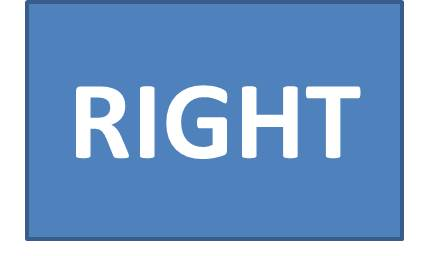
%> input picture RIGHT.jpg, 430 x 256 px
$ octave eyeball_finder.m   (GNU Octave 9; MATLAB toolbox functions it lacks are replaced by stand-ins)
%> lines starting %> are read from the running program, lines starting %| are printed output that depends on the picture; in (x1, y1, x2, y2) boxes, pixels count from 0 and x2, y2 are one past the last pixel; in counts of white or black regions, pixels touching at a corner belong together; the program's own positions count from 1
clc;
clf('reset');

right=imread('RIGHT.jpg');
%> right is the input picture: size 256x430x3 uint8; mean R, G, B 123.4, 159.9, 203.2
left=imread('LEFT.jpg');
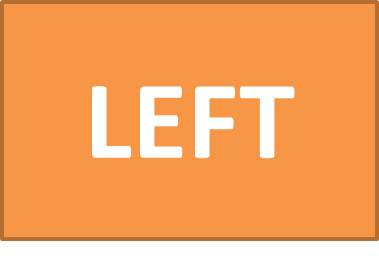
%> input picture LEFT.jpg, 379 x 256 px
%> left is the input picture: size 256x379x3 uint8; mean R, G, B 244.8, 161.6, 93.1
noface=imread('no_face.jpg');
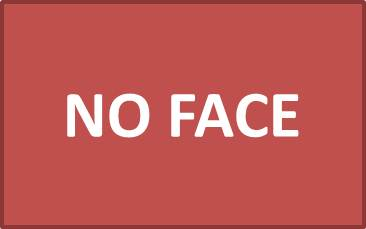
%> input picture no_face.jpg, 366 x 229 px
%> noface is the input picture: size 229x366x3 uint8; mean R, G, B 191.9, 88, 84.7
straight=imread('STRAIGHT.jpg');
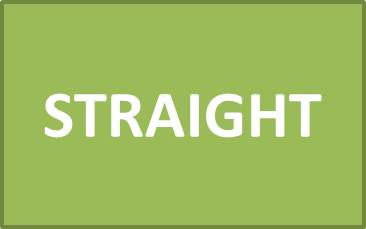
%> input picture STRAIGHT.jpg, 366 x 229 px
%> straight is the input picture: size 229x366x3 uint8; mean R, G, B 159, 188.2, 97.2

face_detector = vision.CascadeObjectDetector();
eye_detector = vision.CascadeObjectDetector('EyePairSmall');

img = imread("imgs/class.jpg");
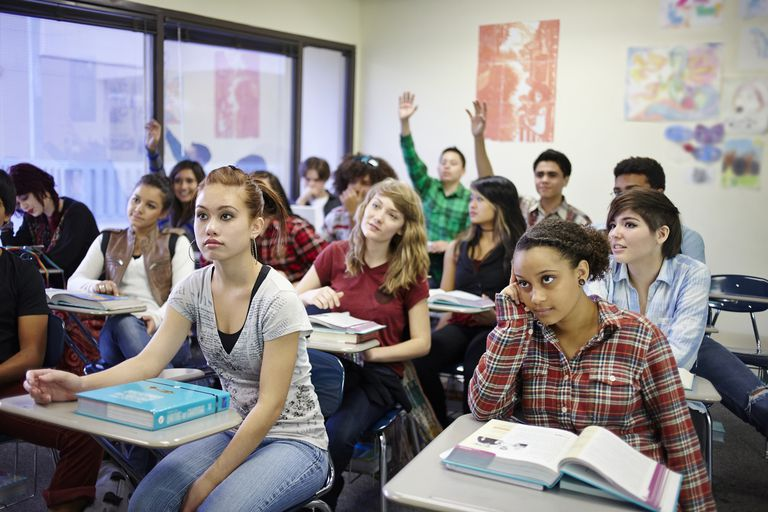
%> input picture imgs/class.jpg, 768 x 512 px
%> img is the input picture: size 512x768x3 uint8; mean R, G, B 140.6, 134.7, 135.6
img = rgb2gray(img);
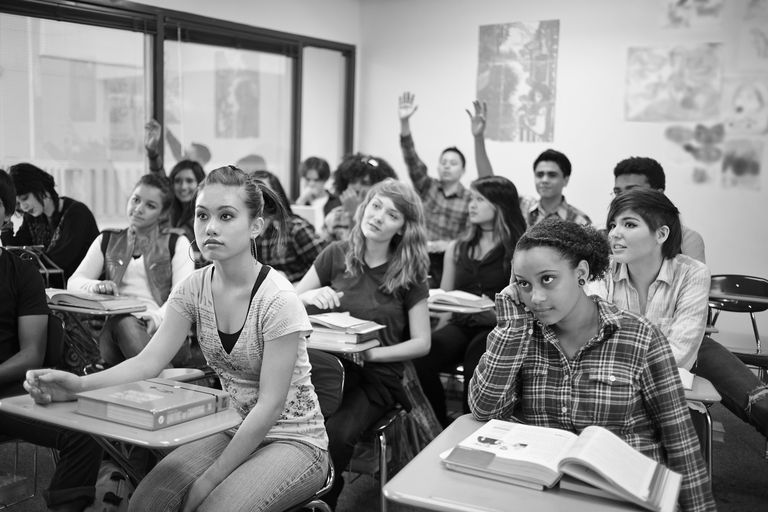
%> img: size 512x768 uint8; min 0, max 255, mean 136.6
img = flip(img, 2);
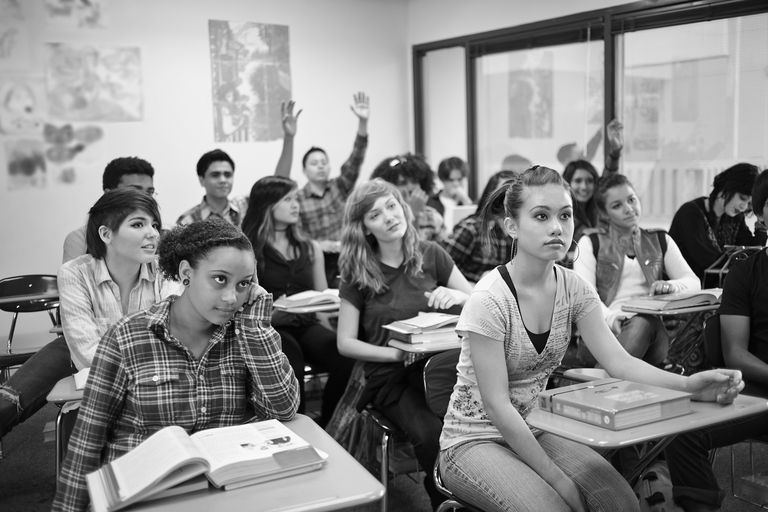
%> img: size 512x768 uint8; min 0, max 255, mean 136.6; mean of the top-left, top-right, bottom-left and bottom-right quarters 176.6, 149.5, 113.6, 106.6

%vid=snapshot(cam);
%vid = rgb2gray(vid);
%img = flip(vid, 2);

bbox = step(face_detector, img);
%> bbox = [120 204 55 55; 190 248 88 88; 203 160 40 40; 519 189 72 72; 569 169 33 33]

if ~ isempty(bbox)
    biggest_box=1;
    for i=1:rank(bbox)
        if bbox(i,3)>bbox(biggest_box,3)
            biggest_box=i;
        end
    end
%> this loop made 3 passes
%> biggest_box on pass 2: 2
    box = regionprops(img,'Area', 'BoundingBox');
%> box = 255 regions; largest, box (x1, y1, x2, y2) and Area: (0, 0, 768, 511) 3837, (0, 0, 768, 512) 3819, (0, 0, 768, 511) 3727, (0, 0, 768, 512) 3716, (1, 0, 768, 511) 3661

    faceImage = imcrop(img, bbox(biggest_box,:));
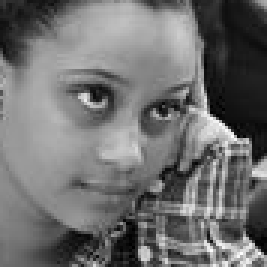
%> faceImage: size 89x89 uint8 (shown 3 times larger); min 0, max 254, mean 111.4
%> (the run ends here)
